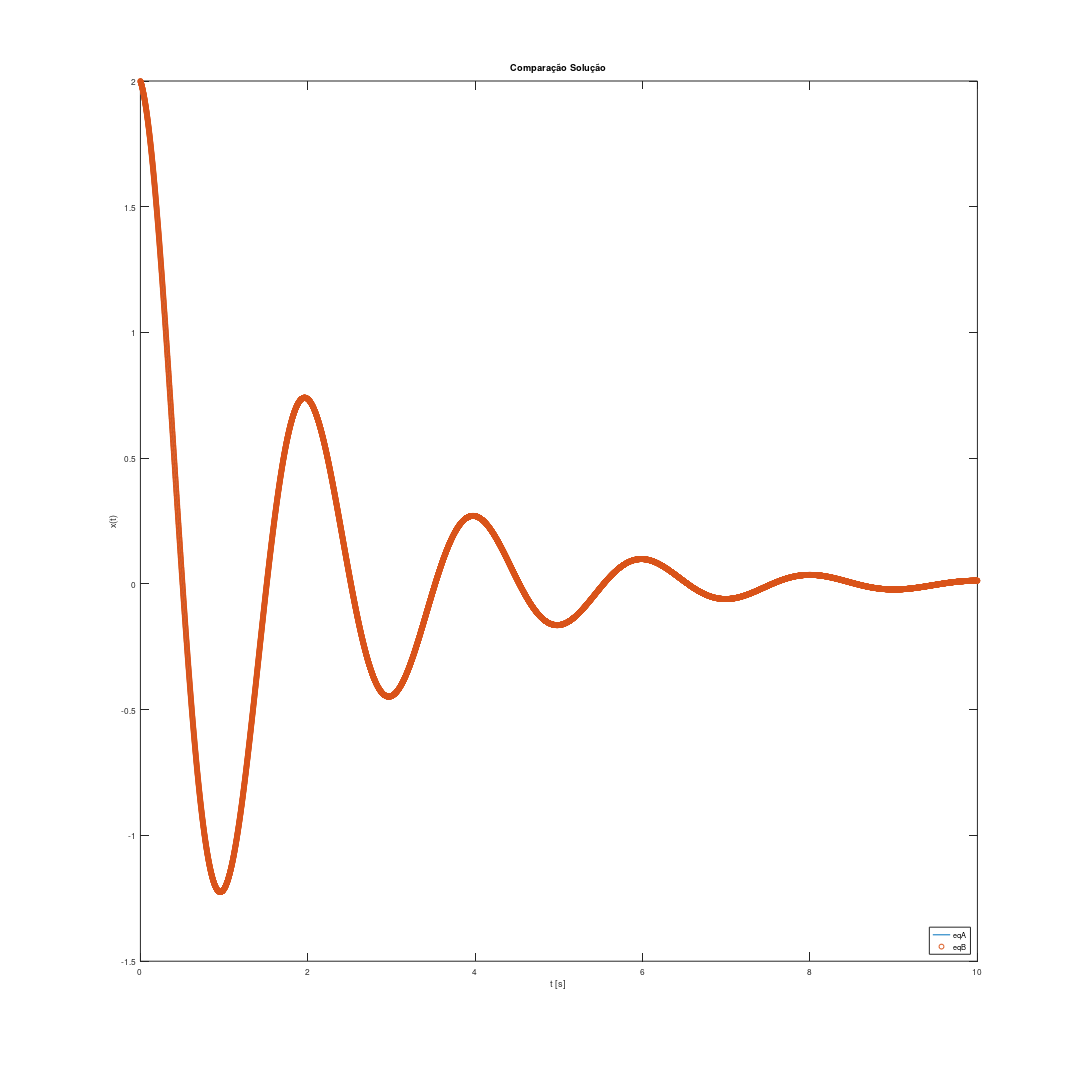

Write MATLAB code to recreate this figure.
%%============================================================================
%%                    Main Code
%%============================================================================
clc
clear all
close all

RA = 217276;

%%  TODO
%   title base on type of equation on figure
%   add diferent equations
%   add variables to print based on type of system

%   Configurações para Images
fpath = 'C:\Users\Admin-PC\Documents\gitRepos\classes\em607\images';
fSize = [0 0 18 18];


%%  1 Grau de Liberdade
%
%   Considera-se um carrinho fixado a uma mola e a um amortecedor capaz de
%   deslocar-se apenas na direção x sobre uma superfície sem atrito com as
%   seguintes constantes:
%       k: Constante Elástica
%       c: Constane de Amortecimento
%
%   Neste cenário a seguinte equação descreve seu movimento:
%       ddx + c/m dx + k/m x = 0

m   = 1;                        % Massa
c   = 10;                       % Constante de Amortecimento
k   = 1000;                     % Constante Elástica

wn  = sqrt(k/m);                % Frequência Natural        (omega)
cc  = 2*m*wn;                   % Amortecimento Crítico     
phi = c/cc;                     % Fator de Amortecimento    (phi)

sigma   = wn*phi;               % 
wd      = wn*sqrt(1 - phi^2);   % Frequência Natural


t = linspace(0,1,10000);

%   via Polinômio Característico:
%       s^2  + c/m s + k/m = 0
s1A = -c/(2*m) + sqrt( (c/(2*m))^2 - k/m );
s2A = -c/(2*m) - sqrt( (c/(2*m))^2 - k/m );

eqA = exp(s1A*t) + exp(s2A*t);  % Ignorando Condições Iniciais


%   via Polinômio Característico:
%       s^2  + 2 phi wn s + wn^2 = 0
s1B = -phi*wn + wn*sqrt( phi^2 - 1 );
s2B = -phi*wn - wn*sqrt( phi^2 - 1 );

eqB = exp(s1B*t) + exp(s2B*t);


t = linspace(0,10,10000);

figure; plot(t, eqA, t, eqB, 'o')
title('Comparação Solução'); xlabel('t [s]'); ylabel('x(t)');
legend("eqA", "eqB", "location", "southeast")
set(gcf, 'PaperPosition', fSize);
saveas(gca, fullfile(fpath, 'freeDampingVibration'), 'png');